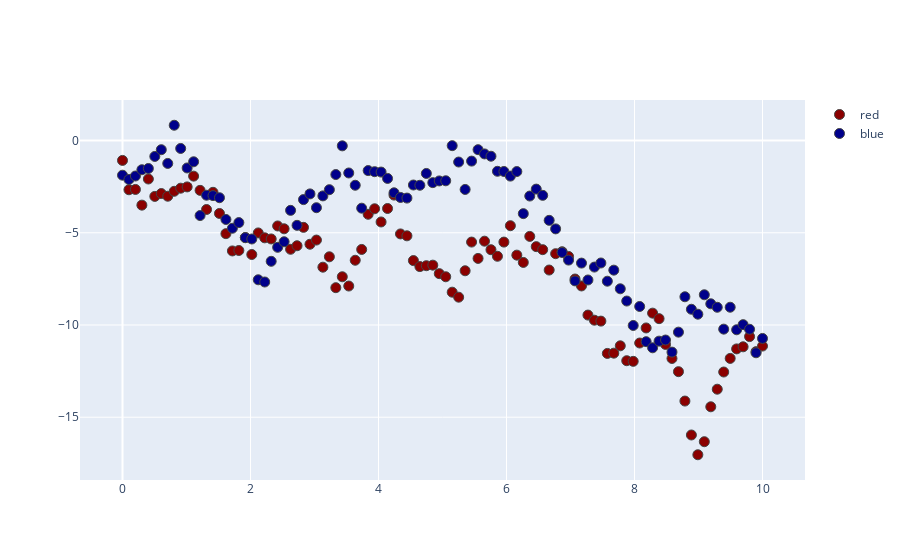

The cell this chart's notebook holds for it:
### Markdown cell above
# 수동으로 Scatterplot을 지정해보기

### Code cell
t = np.linspace(0,10,100)
y1 = np.random.randn(100).cumsum()
y2 = np.random.randn(100).cumsum()

fig = go.Figure()
fig.add_trace(go.Scatter(x=t,y=y1,name='red',mode='markers',marker_color='darkred'))
fig.add_trace(go.Scatter(x=t,y=y2,name='blue',mode='markers',marker_color='darkblue'))
fig.update_traces(mode='markers',marker_line_width=1,marker_size=10) # 이미 생성된 trace의 type 색,스타일,템플릿 추가 편집 함수
fig.show()
